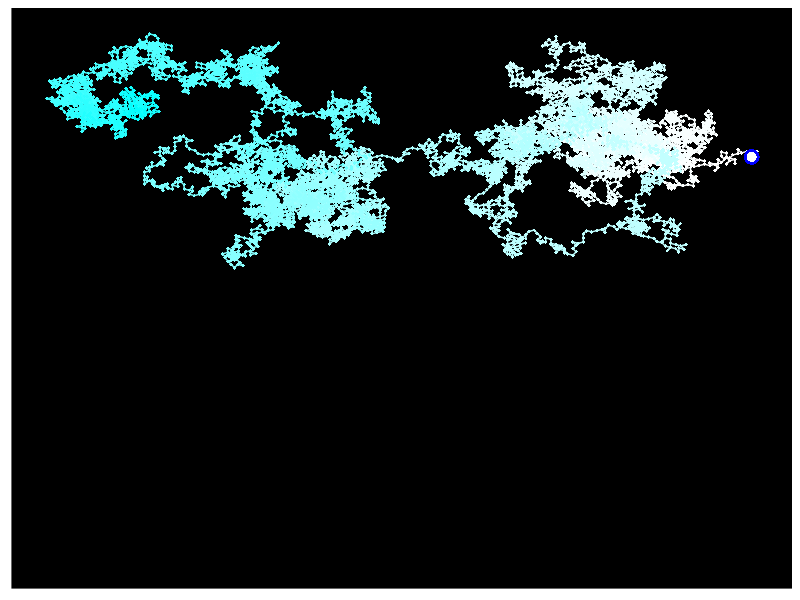

Generate this figure with R:
library(ggplot2)

# Select number of digits to plot
digits <- 10000

# Choose one of the source files containing the digits
a <- read.csv("Phi 10000.csv", header=F)
a <- read.csv("Pi 10000.csv", header=F)
a <- read.csv("e 10000.csv", header=F)
a <- read.csv("ii 10000.csv", header=F)

# It reads the csv as a dataframe, so we select the first records only as a character string
# strsplit() splits it into individual characters
b <- strsplit(as.character(a[1,1]),NULL)
# We select all characters except the whitespaces
c <- b[[1]][b[[1]] != " "]
# Do not select the first two characters, those come before the decimal dot
d <- as.numeric(c[3:(digits+2)])

# Transformation constant by which the digit is multiplied
m <- pi/180*36*-1
# Transformation constant which rotates the graph
n <- 0.5*pi

# Initialize empty dataframe
coord <- data.frame(id = c(1), x = c(0), y = c(0))
# Iteratively fill the dataframe with coordinates
for(i in 1:min(length(d),digits)) {
  coord[i+1,] <- c(i, coord[i,2] + cos(d[i]*m+n), coord[i,3] + sin(d[i]*m+n))
}

dim <- max(c(abs(max(coord$x) - min(coord$x)),abs(max(coord$y) - min(coord$y))))
xdim <- c(min(coord$x), min(coord$x) + dim)
ydim <- c(max(coord$y) - dim, max(coord$y))

# Draw plot
plot <- ggplot() + 
  geom_path(data = coord, aes(x=x, y=y, colour=id), size=0.5) +
  geom_point(data = coord, aes(x=x, y=y, colour=id), shape=18, size=1) +
  geom_point(data = coord[1,], aes(x=x, y=y), colour="#0000FF", shape=16, size=5) +
  geom_point(data = coord[1,], aes(x=x, y=y), colour="#FFFFFF", shape=16, size=3) +
  scale_colour_continuous(low="#FFFFFF", high="#00FFFF") +
  xlim(xdim) + ylim(ydim) +
  theme(legend.position="none",
        axis.line=element_blank(),
        axis.text.x=element_blank(),
        axis.text.y=element_blank(),
        axis.ticks=element_blank(),
        axis.title.x=element_blank(),
        axis.title.y=element_blank(),
        panel.background=element_rect(fill="black"),
        panel.grid.major=element_blank(),
        panel.grid.minor=element_blank())

print(plot)
